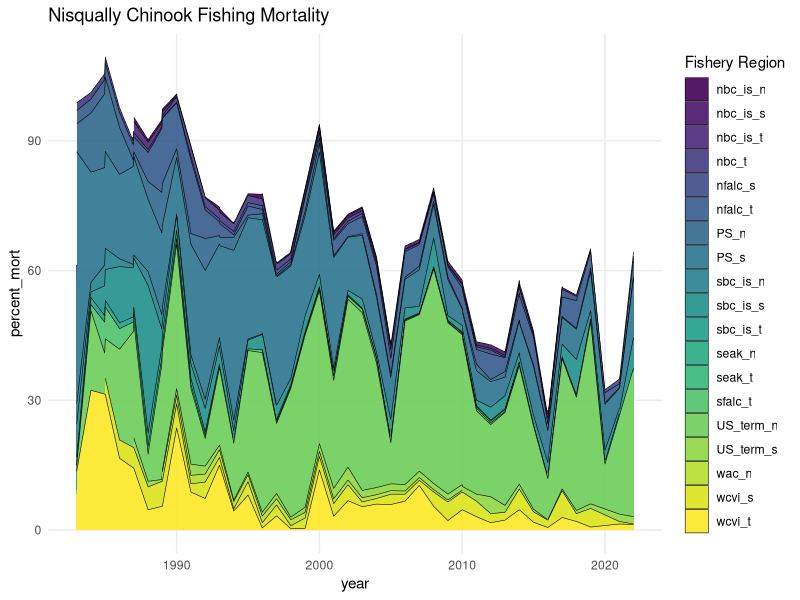
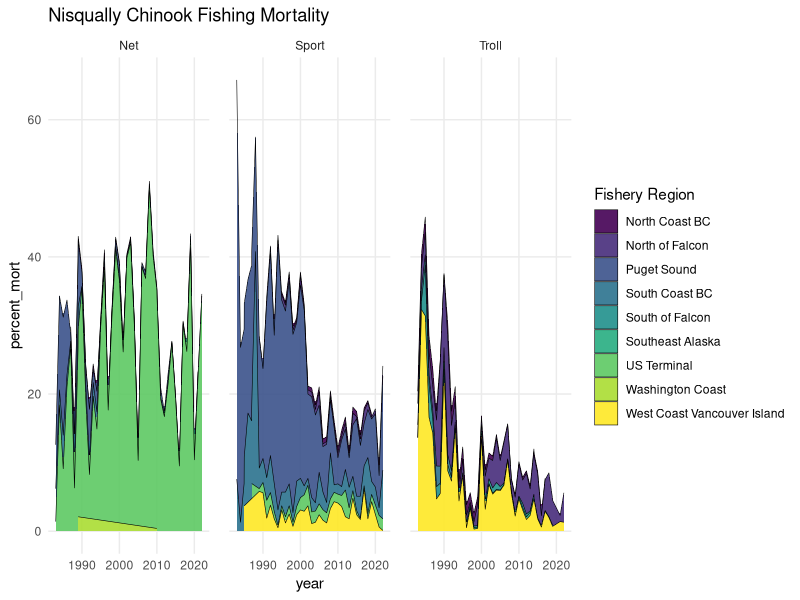
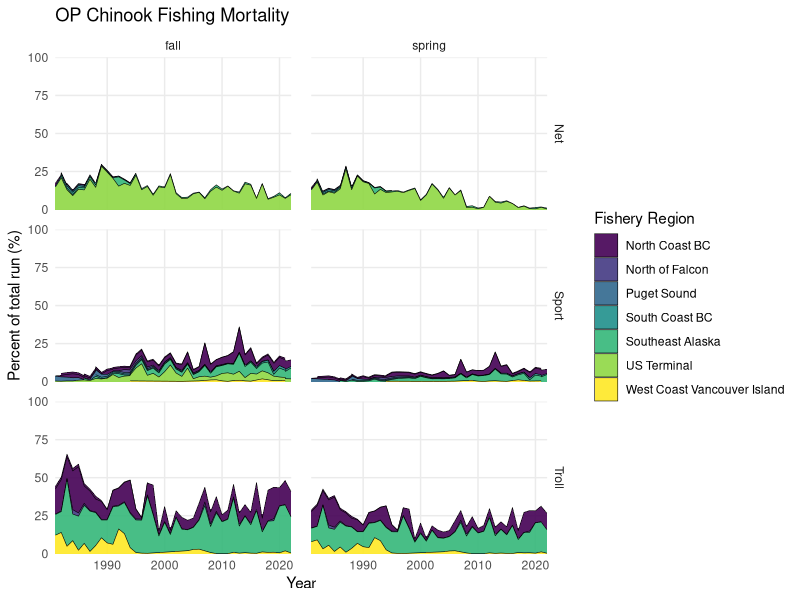
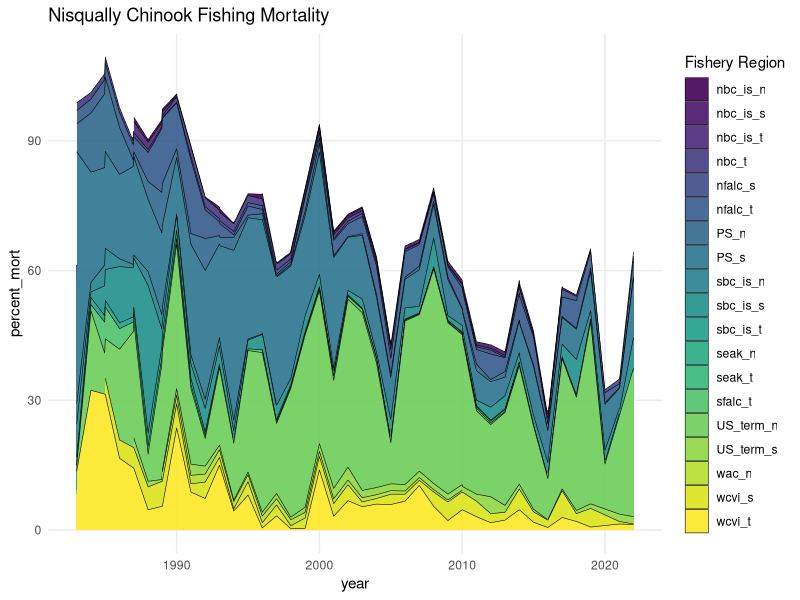
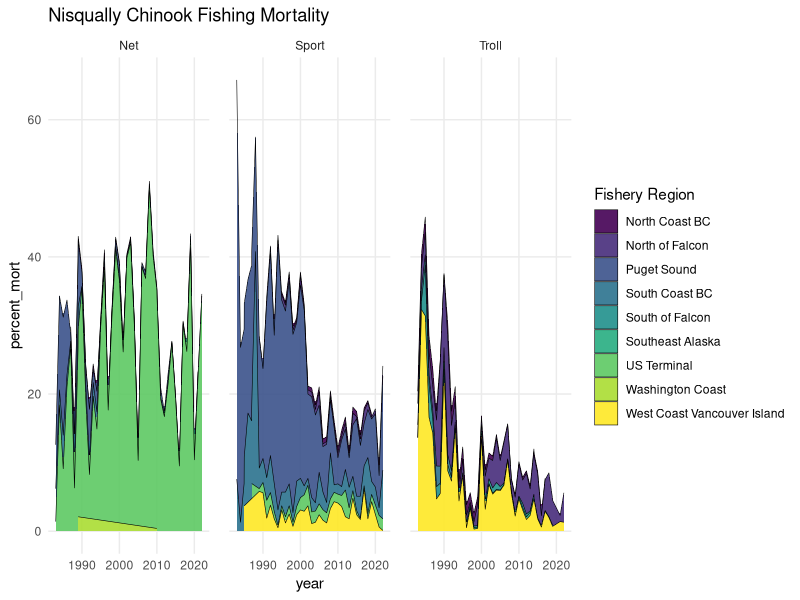
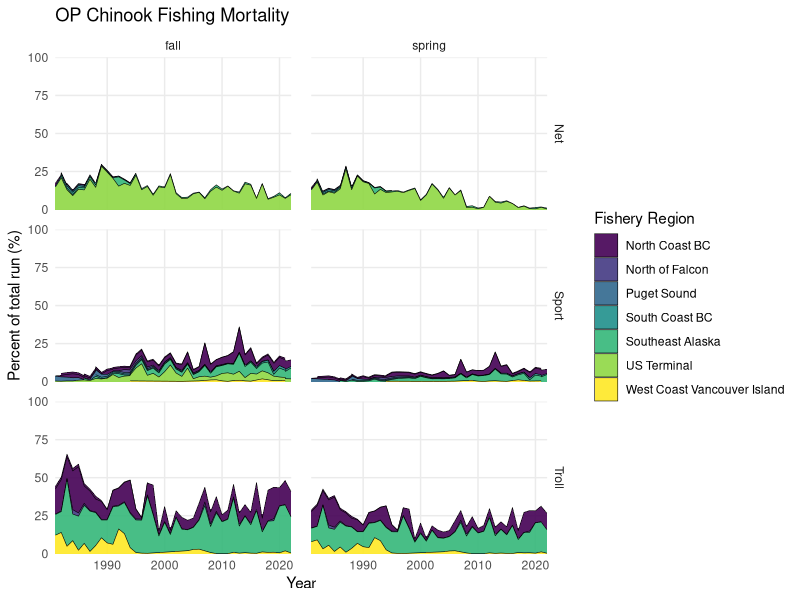

R code for these plots, in order: (Note: this script raises an error after producing the figures.)
library(tidyverse)
library(here)
library(readxl)
library(viridis)

# columns are the region_ either: n=Net, s=Sport, t=Troll.
col_index <- which(names(data) == "er")
col_index

data <- readxl::read_excel("data/PSTChinookCWT_data_April18_2025.xlsx")
head(data)

total_run_df<-data %>%  
  dplyr::select( year,population,region,total_run)

catch_distributions <- data %>%
  dplyr::select(c(1:39)) %>%
  gather(4:ncol(.), key = "fishery_region", value = "percent_mort") %>%
  dplyr::mutate(percent_mort = as.numeric(percent_mort)) %>%
  # check these with will.... only want to remove things that represent duplicate mortality
  # leave in terminal fishing?? 
  filter(!fishery_region %in% c("US_is_tot",
                        "nbc_is_tot",
                        "aabm_tot",
                        "sbc_is_tot", 
                        "esc_pct",
                        "er", #   Exploitation rate 
                        "term_tot"
                        ))

# Nisqually ======= 
Nisqually_fish <- catch_distributions %>%
  filter(population == "Nisqually") %>% 
  # filter(population %in% c("Quillayute_fa","Queets_fa","Hoh_fa","Hoh_sp","Queets_sp")) %>% # include Grays harbor
  # dplyr::mutate(season = case_when(str_ends(population, "_fa") ~ "fall",
  #                                  str_ends(population, "_sp") ~ "spring",
  #                                  TRUE ~ "NA")) %>%
  # left_join(data %>% select( year,population,region,total_run)) %>%
  # left_join(total_run_df) %>% 
  # dplyr::mutate(total_run = as.numeric(total_run),
  #               number_mort = total_run*percent_mort) %>%
  # group_by(year, region, season, fishery_region) %>%
  # dplyr::summarise(total_mort = sum(number_mort),
  #                  total_run = sum(total_run)) %>% 
  dplyr::mutate(#percent_mort = total_mort/total_run,
                gear = case_when(
                  str_ends(fishery_region, "_t") ~ "Troll",
                  str_ends(fishery_region, "_n") ~ "Net",
                  str_ends(fishery_region, "_s") ~ "Sport",
                  # fishery_region == "stray"      ~ "stray",
                  TRUE                           ~ "NA"),
                broad_region = case_when(
                  # Alaska
                  str_detect(fishery_region, "^seak")     ~ "Southeast Alaska",
                  str_detect(fishery_region, "^ak_term")  ~ "Alaska Terminal",
                  
                  # Canada
                  str_detect(fishery_region, "^wcvi")     ~ "West Coast Vancouver Island",
                  str_detect(fishery_region, "^nbc")      ~ "North Coast BC",
                  str_detect(fishery_region, "^sbc")      ~ "South Coast BC",
                  str_detect(fishery_region, "^can_term") ~ "Canada Terminal",
                  
                  # South of Falcon (US)
                  str_detect(fishery_region, "^sfalc")    ~ "South of Falcon",
                  str_detect(fishery_region, "^nfalc")    ~ "North of Falcon",
                  str_detect(fishery_region, "^wac")      ~ "Washington Coast",
                  str_detect(fishery_region, "^PS")       ~ "Puget Sound",
                  str_detect(fishery_region, "^US_term")  ~ "US Terminal",
                  
                  # Other
                  fishery_region == "stray"               ~ "Stray",
                  TRUE                                    ~ "NA"))


Nisqually_FM <- ggplot(Nisqually_fish %>% filter(!is.na(gear),
                                          !gear == "NA", 
                                          !percent_mort ==0),
                aes(x = year,
                    y = percent_mort,
                    #group = gear#,   # preserves original %s 
                    fill  = fishery_region 
                    )) +
  geom_area(color = "black", size = 0.2, alpha = 0.9) +
  # facet_grid( ~ gear) +
  # scale_y_continuous(
  #   limits = c(0, 100),
  #   expand = c(0, 0),
  #   name = "Percent of total run (%)"
  # ) +
  # scale_x_continuous(
  #   name = "Year",
  #   expand = c(0, 0)
  # ) +
  labs(fill = "Fishery Region", title = "Nisqually Chinook Fishing Mortality") +
  theme_minimal() +
  theme(
    panel.grid.minor = element_blank(),
    panel.spacing = unit(1, "lines")
  ) + 
  scale_fill_viridis_d()

Nisqually_FM
ggsave("plots/Nisqually_Chinook_FishingMortality.jpeg", width = 8, height = 6)



Nisqually_FM <- ggplot(Nisqually_fish %>% filter(!is.na(gear),
                                                 !gear == "NA", 
                                                 !percent_mort ==0),
                       aes(x = year,
                           y = percent_mort,
                           #group = gear#,   # preserves original %s 
                           fill  = broad_region 
                       )) +
  geom_area(color = "black", size = 0.2, alpha = 0.9) +
 facet_grid( ~ gear) +
  # scale_y_continuous(
  #   limits = c(0, 100),
  #   expand = c(0, 0),
  #   name = "Percent of total run (%)"
  # ) +
  # scale_x_continuous(
  #   name = "Year",
  #   expand = c(0, 0)
  # ) +
  labs(fill = "Fishery Region", title = "Nisqually Chinook Fishing Mortality") +
  theme_minimal() +
  theme(
    panel.grid.minor = element_blank(),
    panel.spacing = unit(1, "lines")
  ) + 
  scale_fill_viridis_d()

Nisqually_FM
ggsave("plots/Nisqually_Chinook_FishingMortality_gear.jpeg", width = 8, height = 6)


# OP =======

Oly_Pen_fish <- catch_distributions %>%
  filter(region == "OP") %>% 
  # filter(population %in% c("Quillayute_fa","Queets_fa","Hoh_fa","Hoh_sp","Queets_sp")) %>% # include Grays harbor
  dplyr::mutate(season = case_when(str_ends(population, "_fa") ~ "fall",
                                   str_ends(population, "_sp") ~ "spring",
                                   TRUE ~ "NA")) %>%
# left_join(data %>% select( year,population,region,total_run)) %>%
  left_join(total_run_df) %>% 
  dplyr::mutate(total_run = as.numeric(total_run),
              number_mort = total_run*percent_mort) %>%
       group_by(year, region, season, fishery_region) %>%
dplyr::summarise(total_mort = sum(number_mort),
                 total_run = sum(total_run)) %>% 
dplyr::mutate(percent_mort = total_mort/total_run,
              gear = case_when(
                  str_ends(fishery_region, "_t") ~ "Troll",
                  str_ends(fishery_region, "_n") ~ "Net",
                  str_ends(fishery_region, "_s") ~ "Sport",
                 # fishery_region == "stray"      ~ "stray",
                  TRUE                           ~ "NA"),
              broad_region = case_when(
                  # Alaska
                  str_detect(fishery_region, "^seak")     ~ "Southeast Alaska",
                  str_detect(fishery_region, "^ak_term")  ~ "Alaska Terminal",
                  
                  # Canada
                  str_detect(fishery_region, "^wcvi")     ~ "West Coast Vancouver Island",
                  str_detect(fishery_region, "^nbc")      ~ "North Coast BC",
                  str_detect(fishery_region, "^sbc")      ~ "South Coast BC",
                  str_detect(fishery_region, "^can_term") ~ "Canada Terminal",
                  
                  # South of Falcon (US)
                  str_detect(fishery_region, "^sfalc")    ~ "South of Falcon",
                  str_detect(fishery_region, "^nfalc")    ~ "North of Falcon",
                  str_detect(fishery_region, "^wac")      ~ "Washington Coast",
                  str_detect(fishery_region, "^PS")       ~ "Puget Sound",
                  str_detect(fishery_region, "^US_term")  ~ "US Terminal",
                  
                  # Other
                  fishery_region == "stray"               ~ "Stray",
                  TRUE                                    ~ "NA"))
          
 
OP_FM <- ggplot(Oly_Pen_fish %>% filter(!is.na(gear), !gear == "NA", !percent_mort ==0),
       aes(x = year,
           y = percent_mort,
           group = fishery_region,   # preserves original %s
           fill  = broad_region )) +
  geom_area(color = "black", size = 0.2, alpha = 0.9) +
  facet_grid(gear~ season) +
  scale_y_continuous(
    limits = c(0, 100),
    expand = c(0, 0),
    name = "Percent of total run (%)"
  ) +
  scale_x_continuous(
    name = "Year",
    expand = c(0, 0)
  ) +
  labs(fill = "Fishery Region", title = "OP Chinook Fishing Mortality") +
  theme_minimal() +
  theme(
    panel.grid.minor = element_blank(),
    panel.spacing = unit(1, "lines")
  ) + 
  scale_fill_viridis_d()

OP_FM
ggsave("plots/OP_Chinook_FishingMortality.jpeg", width = 8, height = 6)

# Northern OR Coast ======
unique(N_OR_fish$population)

N_OR_fish <- catch_distributions %>% 
  filter(region == "OC") %>% 
  # left_join(data %>% select( year,population,region,total_run)) %>%
  left_join(total_run_df) %>% 
  dplyr::mutate(total_run = as.numeric(total_run),
                number_mort = total_run*percent_mort) %>%
  group_by(year, region, fishery_region) %>%
  dplyr::summarise(total_mort = sum(number_mort),
                   total_run = sum(total_run)) %>% 
  dplyr::mutate(percent_mort = total_mort/total_run,
                gear = case_when(
                  str_ends(fishery_region, "_t") ~ "Troll",
                  str_ends(fishery_region, "_n") ~ "Net",
                  str_ends(fishery_region, "_s") ~ "Sport",
                  # fishery_region == "stray"      ~ "stray",
                  TRUE                           ~ "NA"),
                broad_region = case_when(
                  # Alaska
                  str_detect(fishery_region, "^seak")     ~ "Southeast Alaska",
                  str_detect(fishery_region, "^ak_term")  ~ "Alaska Terminal",
                  
                  # Canada
                  str_detect(fishery_region, "^wcvi")     ~ "West Coast Vancouver Island",
                  str_detect(fishery_region, "^nbc")      ~ "North Coast BC",
                  str_detect(fishery_region, "^sbc")      ~ "South Coast BC",
                  str_detect(fishery_region, "^can_term") ~ "Canada Terminal",
                  
                  # South of Falcon (US)
                  str_detect(fishery_region, "^sfalc")    ~ "South of Falcon",
                  str_detect(fishery_region, "^nfalc")    ~ "North of Falcon",
                  str_detect(fishery_region, "^wac")      ~ "Washington Coast",
                  str_detect(fishery_region, "^PS")       ~ "Puget Sound",
                  str_detect(fishery_region, "^US_term")  ~ "US Terminal",
                  
                  # Other
                  fishery_region == "stray"               ~ "Stray",
                  TRUE                                    ~ "NA"))

N_OR_FM <- ggplot(N_OR_fish %>% filter(!is.na(gear), 
                                       !gear == "NA", 
                                       !percent_mort ==0),
                aes(x = year,
                    y = percent_mort,
                    group = fishery_region,   # preserves original %s
                    fill  = broad_region )) +
  geom_area(color = "black", size = 0.2, alpha = 0.9) +
  facet_grid( ~ gear) +
  scale_y_continuous(
    limits = c(0, 100),
    expand = c(0, 0),
    name = "Percent of total run (%)"
  ) +
  scale_x_continuous(
    name = "Year",
    expand = c(0, 0)
  ) +
  labs(fill = "Fishery Region", title = "N OR Chinook Fishing Mortality") +
  theme_minimal() +
  theme(
    panel.grid.minor = element_blank(),
    panel.spacing = unit(1, "lines")
  ) + 
  scale_fill_viridis_d()

N_OR_FM
ggsave("plots/NOR_Chinook_FishingMortality.jpeg", width = 8, height = 6)
